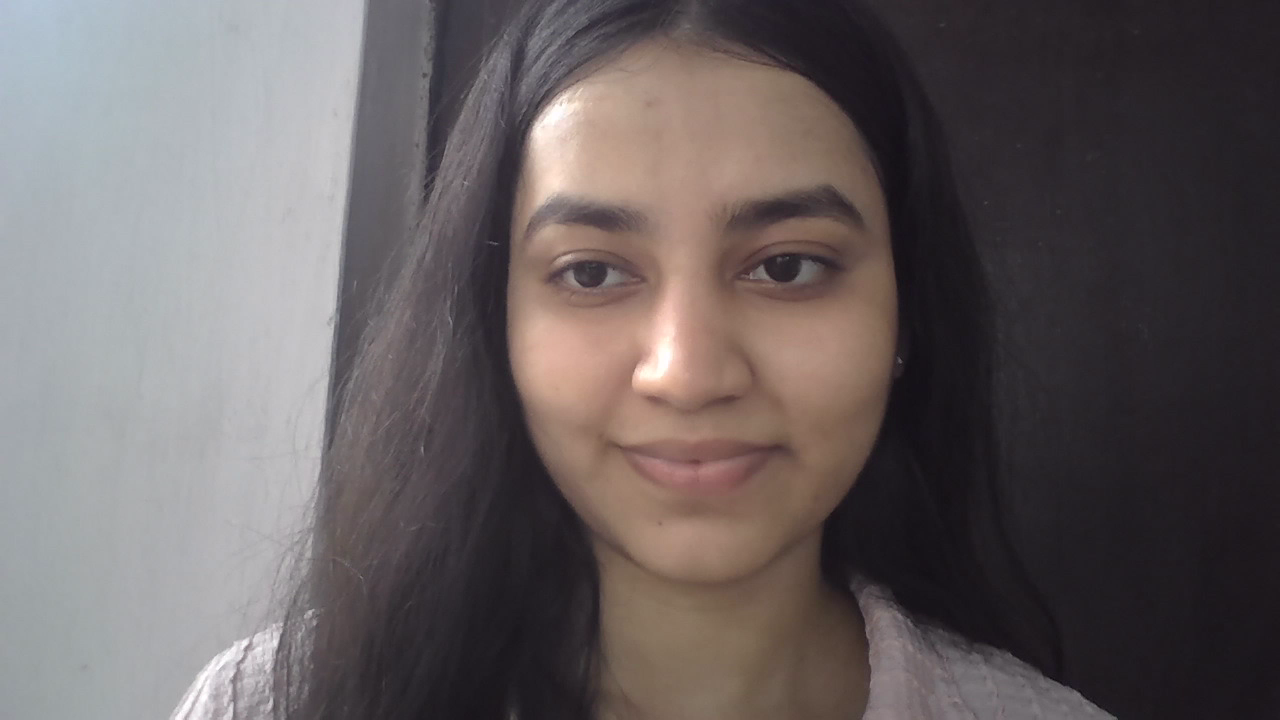
#> input picture frames/frame_001.png, 1280 x 720 px
$ python dct.py
#> lines starting #> are read from the running program, lines starting #| are printed output that depends on the picture; long printed decimals are rounded


import cv2
import numpy as np

# Load frame as grayscale
image = cv2.imread("frames/frame_001.png", cv2.IMREAD_GRAYSCALE)
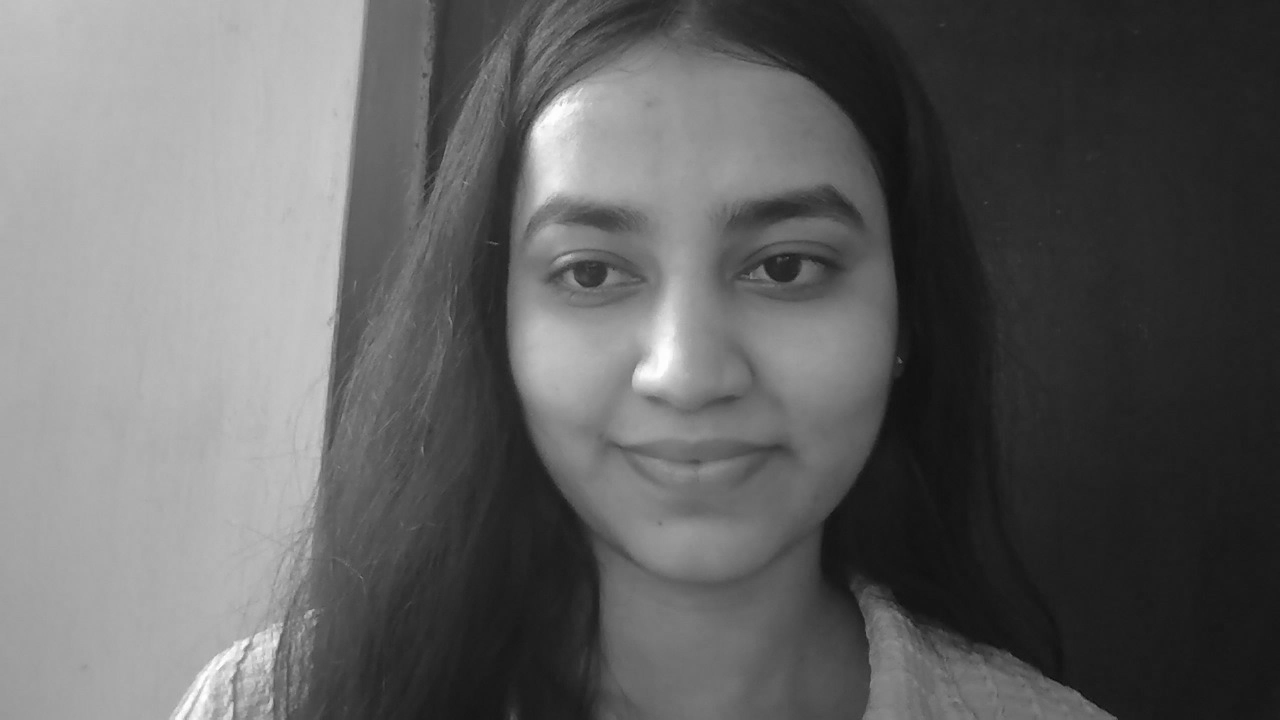
#> image: shape (720, 1280); min 11, max 254, mean 98.4

if image is None:
    raise FileNotFoundError("Could not load frames/frame_001.png")

# Convert image to float32 for DCT
image_float = np.float32(image)

# Apply 2D DCT
dct_coefficients = cv2.dct(image_float)

print("Original image shape:", image.shape)
#| Original image shape: (720, 1280)
print("DCT coefficient shape:", dct_coefficients.shape)
#| DCT coefficient shape: (720, 1280)

# Display some low-frequency coefficients
print("\nTop-left 5x5 DCT coefficients:")
print(dct_coefficients[:5, :5])
#| [[94485.63   45942.168   3202.7207 12315.633   7178.5215]
#|  [ 7705.326   6013.286  -3471.8044 -7464.5825  1362.9696]
#|  [-4786.144  -1422.645   5286.8193  1834.7717 -3215.2268]
#|  [-3038.8916  2941.8933  1720.5894 -2878.884    666.1503]
#|  [ 1284.2854 -1755.3397   540.4202  2029.3971 -2340.8352]]

# Create a visual representation of DCT coefficients
dct_visual = np.log(np.abs(dct_coefficients) + 1)
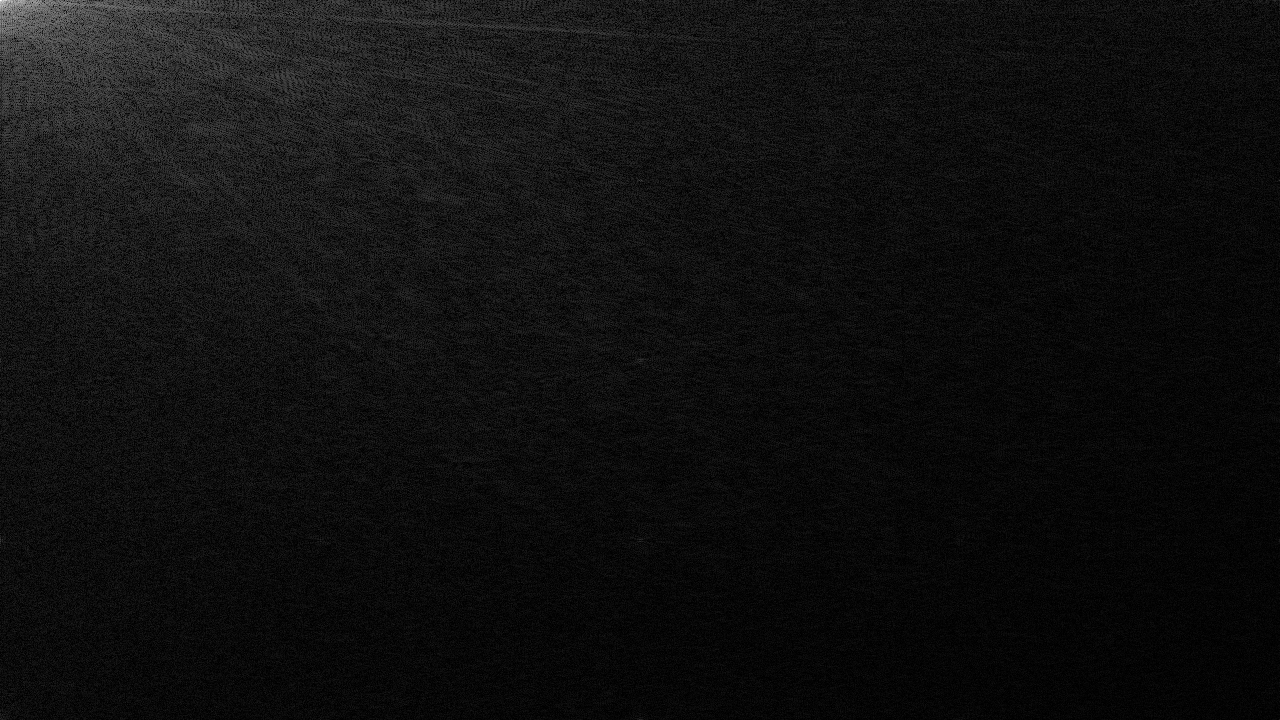
#> dct_visual: shape (720, 1280) float32; min 1.07e-06, max 11.46, mean 0.72; drawn with min black and max white

dct_visual = cv2.normalize(
    dct_visual,
    None,
    0,
    255,
    cv2.NORM_MINMAX
).astype(np.uint8)

# Save DCT visualization
cv2.imwrite("dct_coefficients.png", dct_visual)

print("\nDCT completed successfully.")
print("DCT coefficient visualization saved as: dct_coefficients.png")

#DCT Reconstruction Section
INPUT = "frames/frame_001.png"
OUTPUT = "dct_reconstructed.png"

# 1. Load the original image
image = cv2.imread(INPUT, cv2.IMREAD_GRAYSCALE)

if image is None:
    raise FileNotFoundError(f"Could not load {INPUT}")

# 2. Convert to float32 for DCT
image_float = np.float32(image)

# 3. Apply DCT
dct_coefficients = cv2.dct(image_float)

# 4. Apply Inverse DCT
reconstructed = cv2.idct(dct_coefficients)

# 5. Convert reconstructed image back to 8-bit
reconstructed = np.clip(reconstructed, 0, 255).astype(np.uint8)

# 6. Save reconstructed image
cv2.imwrite(OUTPUT, reconstructed)

# 7. Calculate reconstruction difference
difference = (
    image.astype(np.float64)
    - reconstructed.astype(np.float64)
)
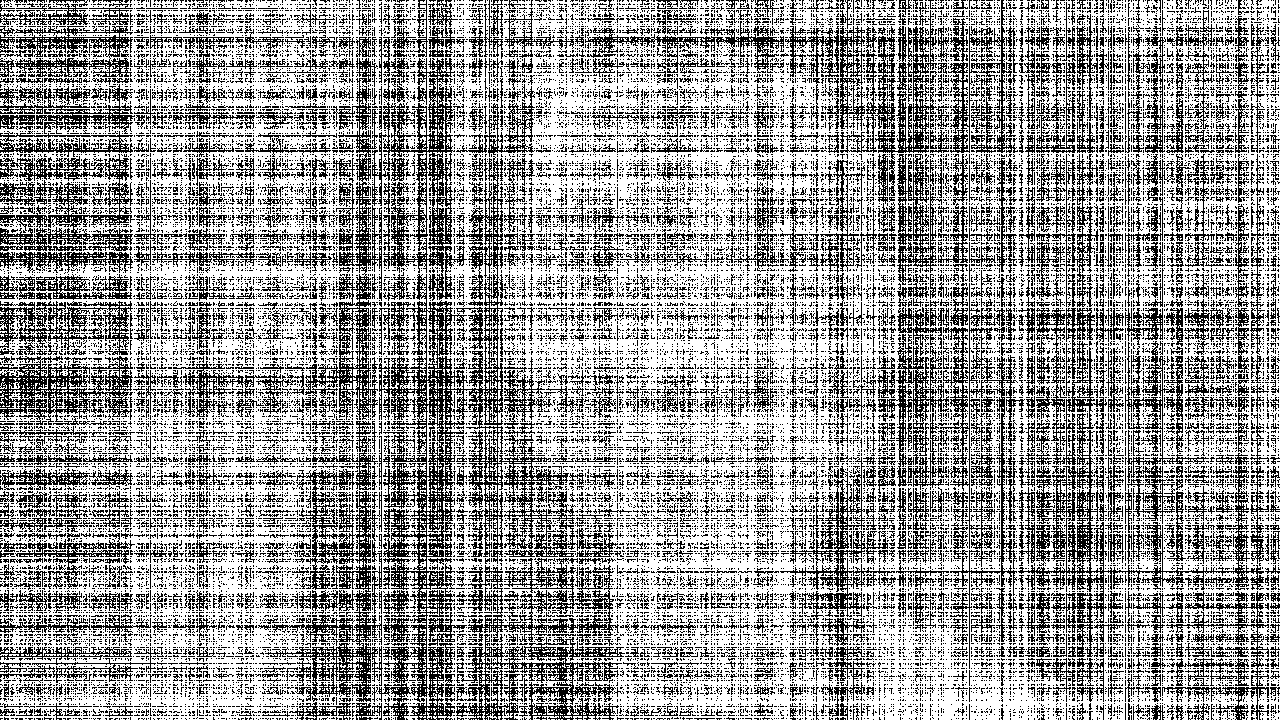
#> difference: shape (720, 1280) float64; values 0 (black) and 1 (white), 61.9% white; black in thin lines or dots

mse = np.mean(difference ** 2)
#> mse = 0.619

if mse == 0:
    psnr = float("inf")
else:
    psnr = 10 * np.log10((255 ** 2) / mse)
#> psnr = 50.22

# 8. Display results
print("=== DCT RECONSTRUCTION ===")
print("Original image shape:      ", image.shape)
#| Original image shape:       (720, 1280)
print("DCT coefficient shape:    ", dct_coefficients.shape)
#| DCT coefficient shape:     (720, 1280)
print("Reconstructed image shape: ", reconstructed.shape)
#| Reconstructed image shape:  (720, 1280)
print(f"MSE:                       {mse:.6f}")
#| MSE:                       0.6188

if np.isinf(psnr):
    print("PSNR:                      Infinite")
else:
    print(f"PSNR:                      {psnr:.6f} dB")
#| PSNR:                      50.216 dB

print("\nDCT transformation: SUCCESS")
print("Inverse DCT:         SUCCESS")
print(f"Reconstructed image saved as: {OUTPUT}")

#DCT Quality Test Section


ORIGINAL = "frames/frame_001.png"
RECONSTRUCTED = "dct_reconstructed.png"

# Load both images
original = cv2.imread(ORIGINAL, cv2.IMREAD_GRAYSCALE)
reconstructed = cv2.imread(RECONSTRUCTED, cv2.IMREAD_GRAYSCALE)

if original is None:
    raise FileNotFoundError(f"Could not load {ORIGINAL}")

if reconstructed is None:
    raise FileNotFoundError(f"Could not load {RECONSTRUCTED}")

# Make sure dimensions match
if original.shape != reconstructed.shape:
    raise ValueError(
        f"Image dimensions do not match: "
        f"{original.shape} vs {reconstructed.shape}"
    )

# Calculate MSE
difference = (
    original.astype(np.float64)
    - reconstructed.astype(np.float64)
)

mse = np.mean(difference ** 2)

# Calculate PSNR
if mse == 0:
    psnr = float("inf")
else:
    psnr = 10 * np.log10((255 ** 2) / mse)

print("=== DCT QUALITY TEST ===")
print("Original image shape:      ", original.shape)
#| Original image shape:       (720, 1280)
print("Reconstructed image shape: ", reconstructed.shape)
#| Reconstructed image shape:  (720, 1280)
print(f"MSE:                       {mse:.6f}")
#| MSE:                       0.6188

if np.isinf(psnr):
    print("PSNR:                      Infinite")
else:
    print(f"PSNR:                      {psnr:.6f} dB")
#| PSNR:                      50.216 dB

print("\nDCT reconstruction quality test completed successfully.")

$ run again, with frames/frame_002.png copied over frames/frame_001.png
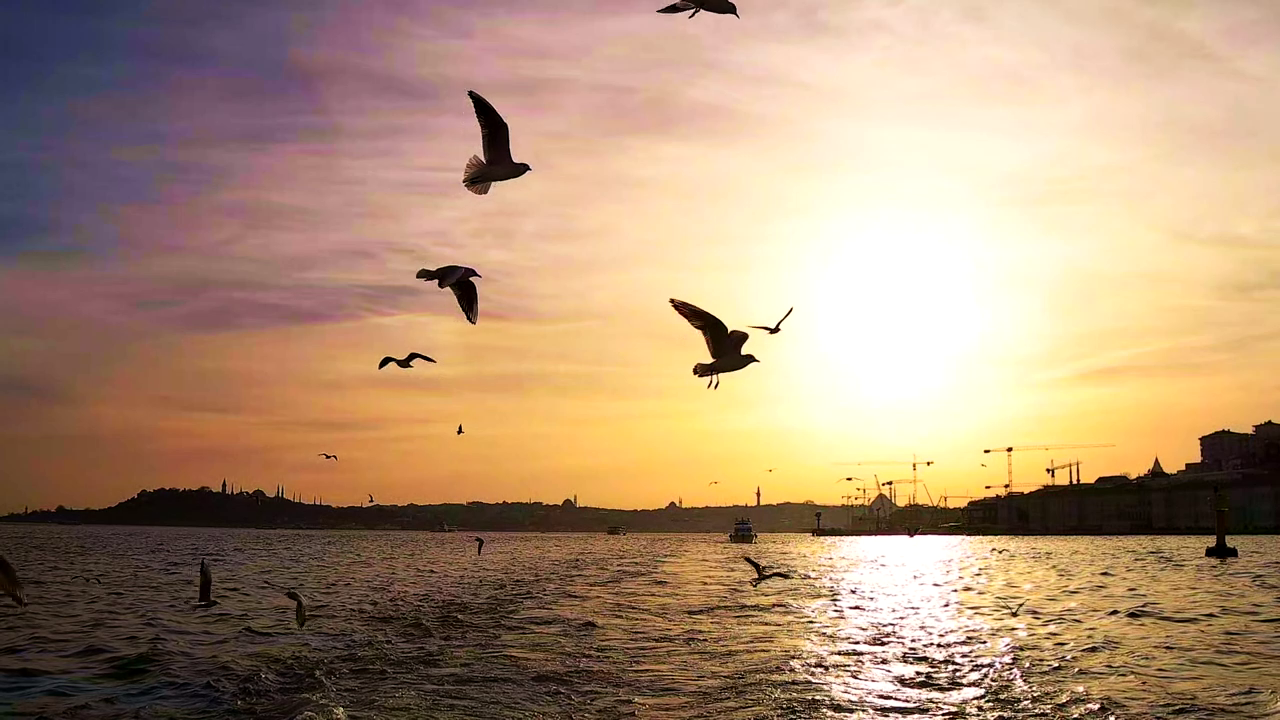
#> input picture frames/frame_002.png, 1280 x 720 px
#| Original image shape: (720, 1280)
#| DCT coefficient shape: (720, 1280)
#| [[ 1.4427802e+05 -4.1127930e+04 -2.0174041e+04  1.1079300e+04
#|   -9.6085059e+03]
#|  [ 3.1244260e+04 -7.9908569e+03 -1.7986089e+03 -6.2072993e+03
#|    3.3238386e+03]
#|  [-2.2368947e+04 -3.2754983e+03  5.1371802e+03  1.2439894e+03
#|    1.1362330e+01]
#> (further printed lines are left out)
#> `dct_visual = np.log(np.abs(dct_coefficients) + 1)`:
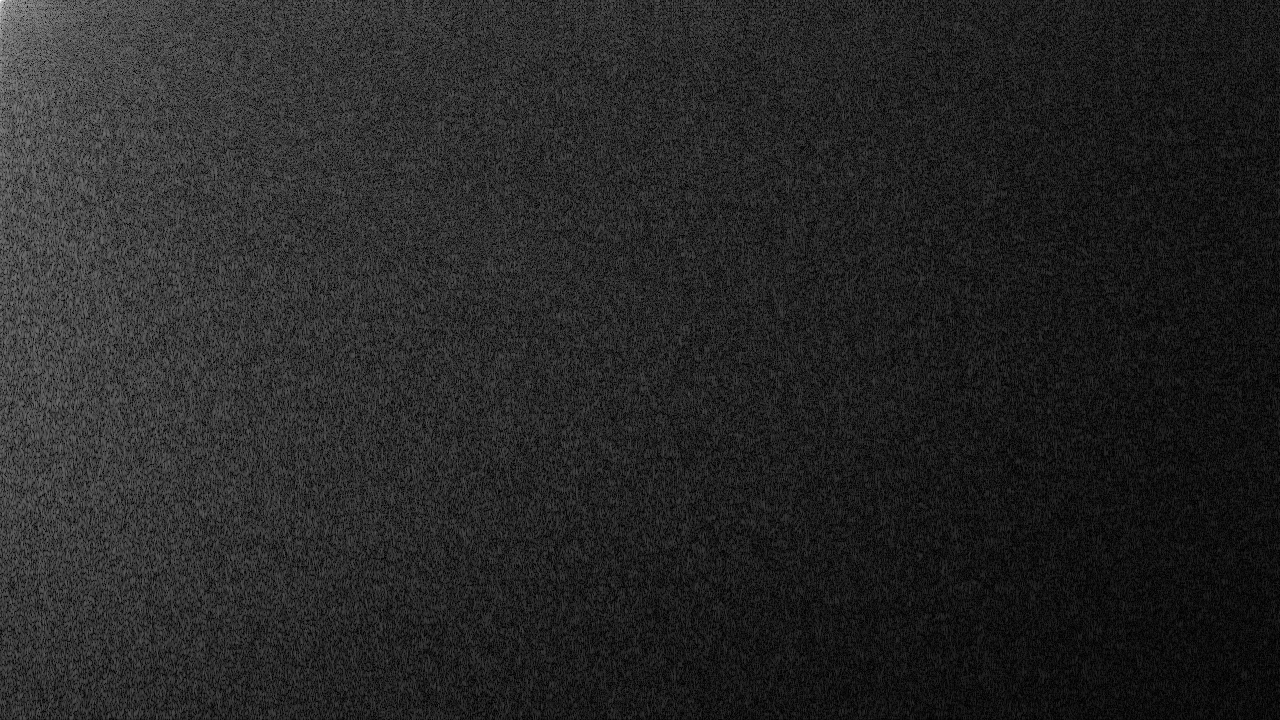
#> dct_visual: shape (720, 1280) float32; min 1.05e-05, max 11.88, mean 1.81; drawn with min black and max white
#> `difference = ( image.astype(np.float64) - reconstructed.astype(np.floa..`:
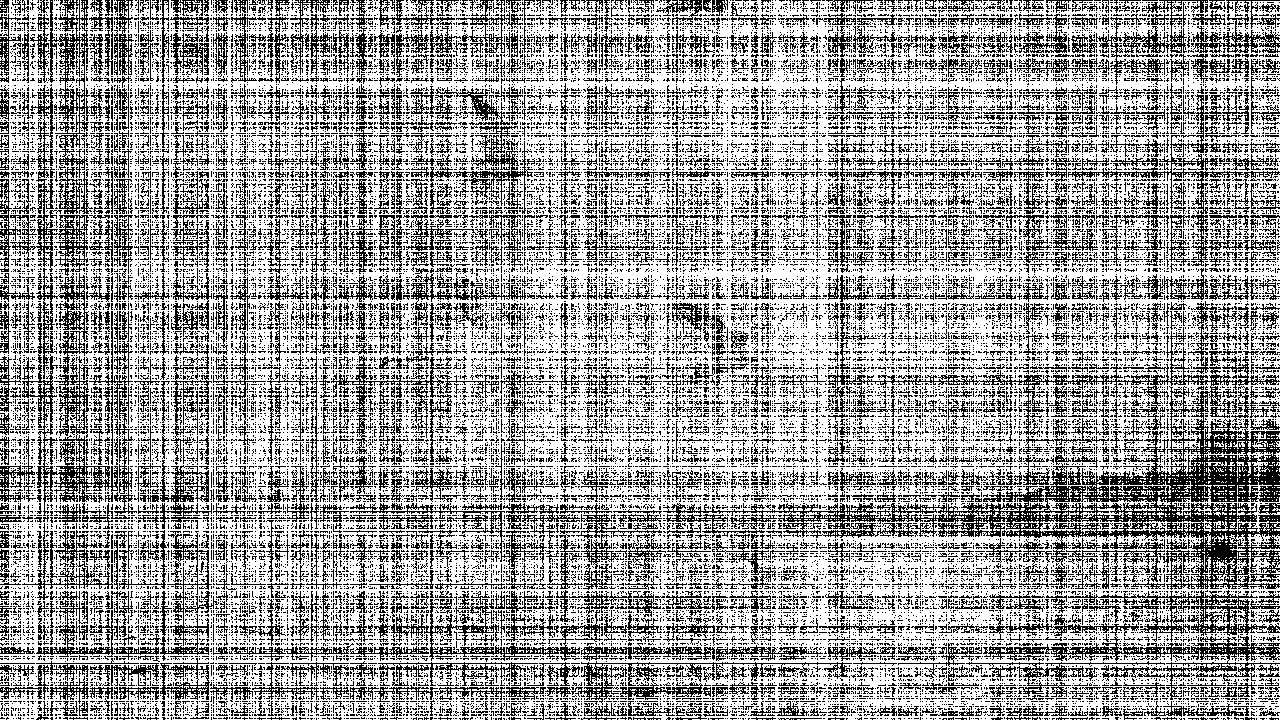
#> difference: shape (720, 1280) float64; values 0 (black) and 1 (white), 63.7% white; black in thin lines or dots
#> mse = 0.637
#> psnr = 50.09
#| Original image shape:       (720, 1280)
#| DCT coefficient shape:     (720, 1280)
#| Reconstructed image shape:  (720, 1280)
#| MSE:                       0.6373
#| PSNR:                      50.088 dB
#| Original image shape:       (720, 1280)
#| Reconstructed image shape:  (720, 1280)
#| MSE:                       0.6373
#| PSNR:                      50.088 dB
